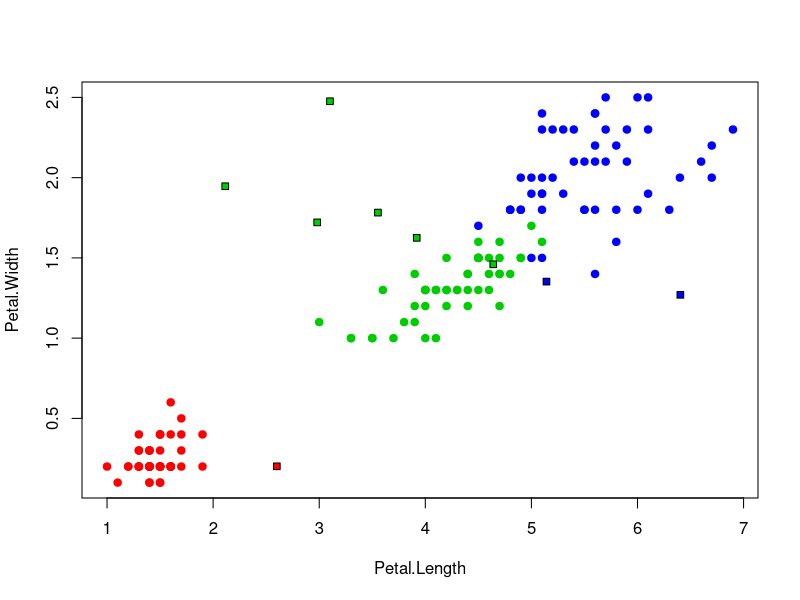

This figure's R source:
#евклидова метрика
EM <- function(u, v) {
  return(sqrt(sum((u - v) ^ 2)));
}

#функция, возвращающая отсортированный массив расстояний от классифицируемого объекта до элементов обучающей выборки
ruler <- function(z, feature_matrix, metric_function = EM) {
  n <- dim(feature_matrix)[2]
  print(n)
  distances <- matrix(NA, length(feature_matrix[,1]), 2)
  for(i in 1:length(feature_matrix[,1])) {
    distances[i,] <- c(i, metric_function(feature_matrix[i,1:n], z))
  }
  distances <- distances[order(distances[,2]),]
  return(distances)
}

#1nn алгоритм
oneNN <- function(z, feature_matrix) {
  distance <- ruler(z, feature_matrix, )
  class <- iris[distance[1,1], 5] #сортируем массив расстояний и получаем класс классифицируемого объекта
  return(class)
}

#отрисовка ирисов Фишера
colors <- c("setosa" = "red", "versicolor" = "green3", "virginica" = "blue")
plot(iris[,3:4], pch = 21, bg = colors[iris$Species],col = colors[iris$Species])

#задание 10 рандомных классифицируемых объектов и их отрисовка
for(i in 1:10){
  z <- c(runif(1, 0, 7), runif(1, 0, 2.5))
  #рисуем классифицируемый объект
  points(z[1], z[2], pch = 22, bg = colors[oneNN(z, iris[,3:4])], asp = 2)
}
